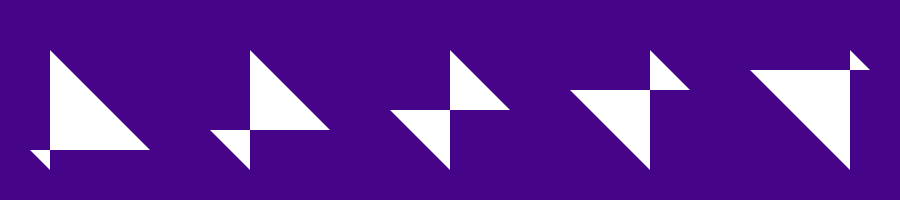
Frame 1 (no input)
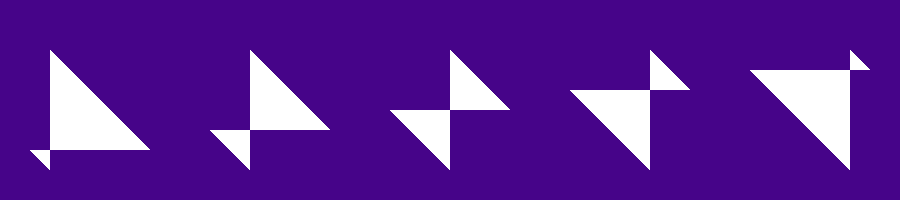
Frame 60 (the mouse pressed at the canvas centre just before this capture)
Frame 120 (the mouse held since frame 60 and released just before this capture): identical to frame 60, image omitted

The Processing sketch that drew these frames (run headless with seeded random() and noise(); from frame 60 on, the mouse is pressed at the canvas centre):

// Processing sketch: processing_57403
// ── processing_57403.pde

 int x= 50;
  int y= 50;

void setup() {
  size(900, 200);
  background(70, 4, 137);
  smooth();
  
}

void draw() {
 noStroke();
  fill(255);
 
  quad(x, y, x*3, y*3, 30, x*3, y, 170);
  quad(250, 50, 330, 130, 210, 130, 250, 170);    
  quad(450, 50, 510, 110, 390, 110, 450, 170);
  quad(650, 50, 690, 90, 570, 90, 650, 170);
  quad(850, 50, 870, 70, 750, 70, 850, 170);

  
}
